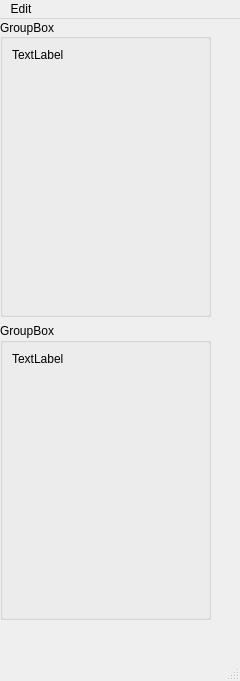
<?xml version="1.0" encoding="UTF-8"?>
<ui version="4.0">
 <class>Main</class>
 <widget class="QMainWindow" name="Main">
  <property name="geometry">
   <rect>
    <x>0</x>
    <y>0</y>
    <width>240</width>
    <height>681</height>
   </rect>
  </property>
  <property name="windowTitle">
   <string>Point Editor 0.0.1 (Karnak)</string>
  </property>
  <widget class="QWidget" name="centralwidget">
   <property name="minimumSize">
    <size>
     <width>240</width>
     <height>640</height>
    </size>
   </property>
   <widget class="QWidget" name="verticalLayoutWidget">
    <property name="geometry">
     <rect>
      <x>0</x>
      <y>0</y>
      <width>211</width>
      <height>601</height>
     </rect>
    </property>
    <layout class="QVBoxLayout" name="verticalLayout">
     <item>
      <widget class="QGroupBox" name="groupBox">
       <property name="title">
        <string>GroupBox</string>
       </property>
       <property name="alignment">
        <set>Qt::AlignLeading|Qt::AlignLeft|Qt::AlignVCenter</set>
       </property>
       <layout class="QVBoxLayout" name="verticalLayout_2">
        <item>
         <widget class="QLabel" name="label">
          <property name="text">
           <string>TextLabel</string>
          </property>
          <property name="alignment">
           <set>Qt::AlignLeading|Qt::AlignLeft|Qt::AlignTop</set>
          </property>
         </widget>
        </item>
       </layout>
      </widget>
     </item>
     <item>
      <widget class="QGroupBox" name="groupBox_2">
       <property name="title">
        <string>GroupBox</string>
       </property>
       <layout class="QVBoxLayout" name="verticalLayout_3">
        <item>
         <widget class="QLabel" name="label_2">
          <property name="text">
           <string>TextLabel</string>
          </property>
          <property name="alignment">
           <set>Qt::AlignLeading|Qt::AlignLeft|Qt::AlignTop</set>
          </property>
         </widget>
        </item>
       </layout>
      </widget>
     </item>
    </layout>
   </widget>
  </widget>
  <widget class="QMenuBar" name="menu_bar">
   <property name="geometry">
    <rect>
     <x>0</x>
     <y>0</y>
     <width>240</width>
     <height>21</height>
    </rect>
   </property>
   <widget class="QMenu" name="edit_menu">
    <property name="title">
     <string>Edit</string>
    </property>
    <addaction name="preferences_action"/>
   </widget>
   <addaction name="edit_menu"/>
  </widget>
  <widget class="QStatusBar" name="statusbar"/>
  <action name="preferences_action">
   <property name="text">
    <string>Preferences...</string>
   </property>
  </action>
 </widget>
 <resources/>
 <connections/>
</ui>
